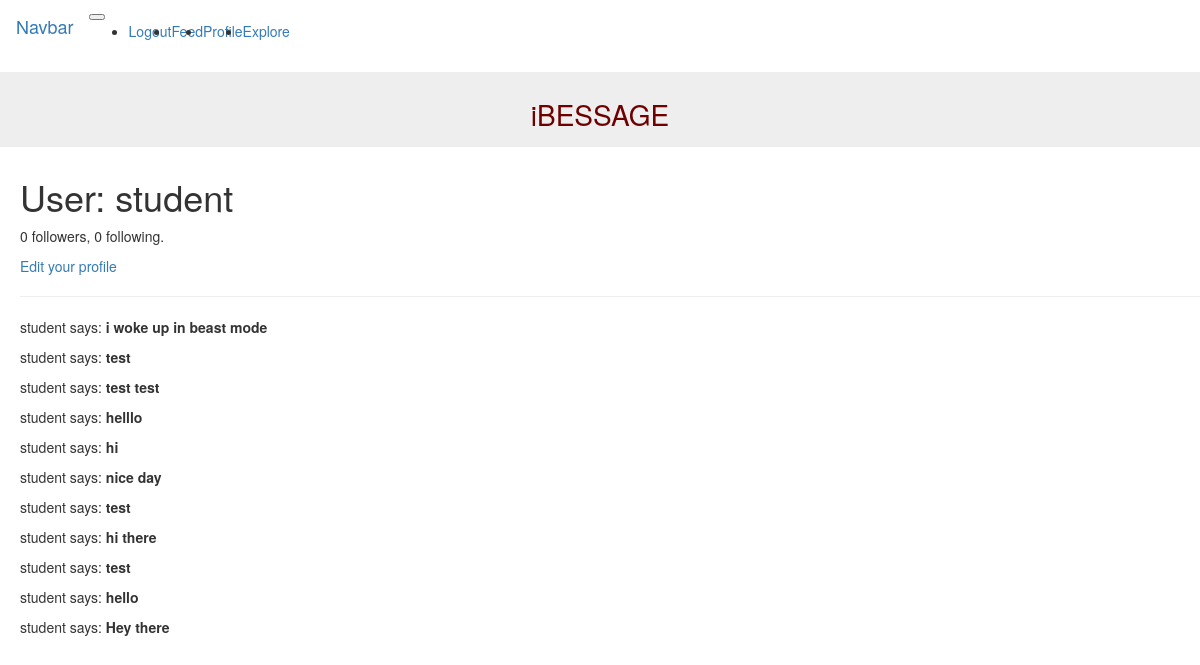
The page /user/student (signed in) on the database as committed earlier.
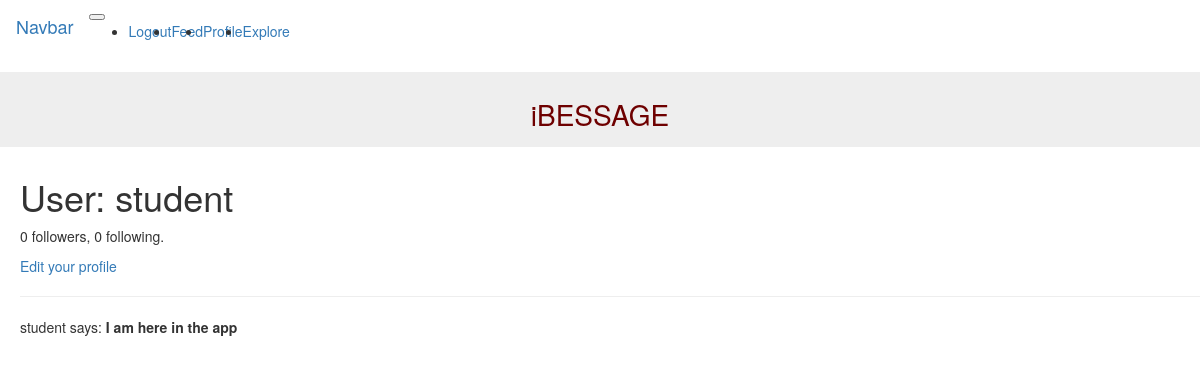
The same page on the database as committed later.
### app/models.py (models this page shows, shortened)
class Post(db.Model):
    id = db.Column(db.Integer, primary_key=True)
    body = db.Column(db.String(140))
    timestamp = db.Column(db.DateTime, index=True, default=datetime.utcnow)
    user_id = db.Column(db.Integer, db.ForeignKey('user.id'))

class User(UserMixin, db.Model):
    id = db.Column(db.Integer, primary_key=True)
    username = db.Column(db.String(64), index=True, unique=True)
    email = db.Column(db.String(120), index=True, unique=True)
    password_hash = db.Column(db.String(128))
    posts = db.relationship('Post', backref='author', lazy='dynamic')
    followed = db.relationship(
        'User', secondary=followers,
        primaryjoin=(followers.c.follower_id == id),
        secondaryjoin=(followers.c.followed_id == id),
        backref=db.backref('followers', lazy='dynamic'), lazy='dynamic')

### app/routes.py (the view)
@app.route('/user/<username>')
@login_required
def user(username):
    user = User.query.filter_by(username=username).first_or_404()
    posts = user.posts.order_by(Post.timestamp.desc())
    return render_template('user.html', user=user, posts=posts)

### app/models.py (called while the page is built)
@login.user_loader
def load_user(id):
    return User.query.get(int(id))

### app/templates/user.html (shortened to what this page needs)
{% extends "base.html" %}
{% block appcontent %}
    <h1>User: {{ user.username }}</h1>
    <p>{{ user.followers.count() }} followers, {{ user.followed.count() }} following.</p>
    {% if user == current_user %}
    <p><a href="{{ url_for('edit_profile') }}">Edit your profile</a></p>
    {% elif not current_user.is_following(user) %}
    <p><a href="{{ url_for('follow', username=user.username) }}">Follow</a></p>
    {% else %}
    <p><a href="{{ url_for('unfollow', username=user.username) }}">Unfollow</a></p>
    {% endif %}
    <hr>
    {% for post in posts %}
    <p>
    {{ post.author.username }} says: <b>{{ post.body }}</b>
    </p>
    {% endfor %}
{% endblock %}

Rows that differ between the two databases and show on the page:
removed Post: author.username "student", body "i woke up in beast mode"
removed Post: author.username "student", body "test"
removed Post: author.username "student", body "test test"
removed Post: author.username "student", body "helllo"
removed Post: author.username "student", body "hi"
removed Post: author.username "student", body "nice day"
removed Post: author.username "student", body "test"
removed Post: author.username "student", body "hi there"
removed Post: author.username "student", body "test"
removed Post: author.username "student", body "hello"
changed Post "student": body "Hey there" → "I am here in the app"
